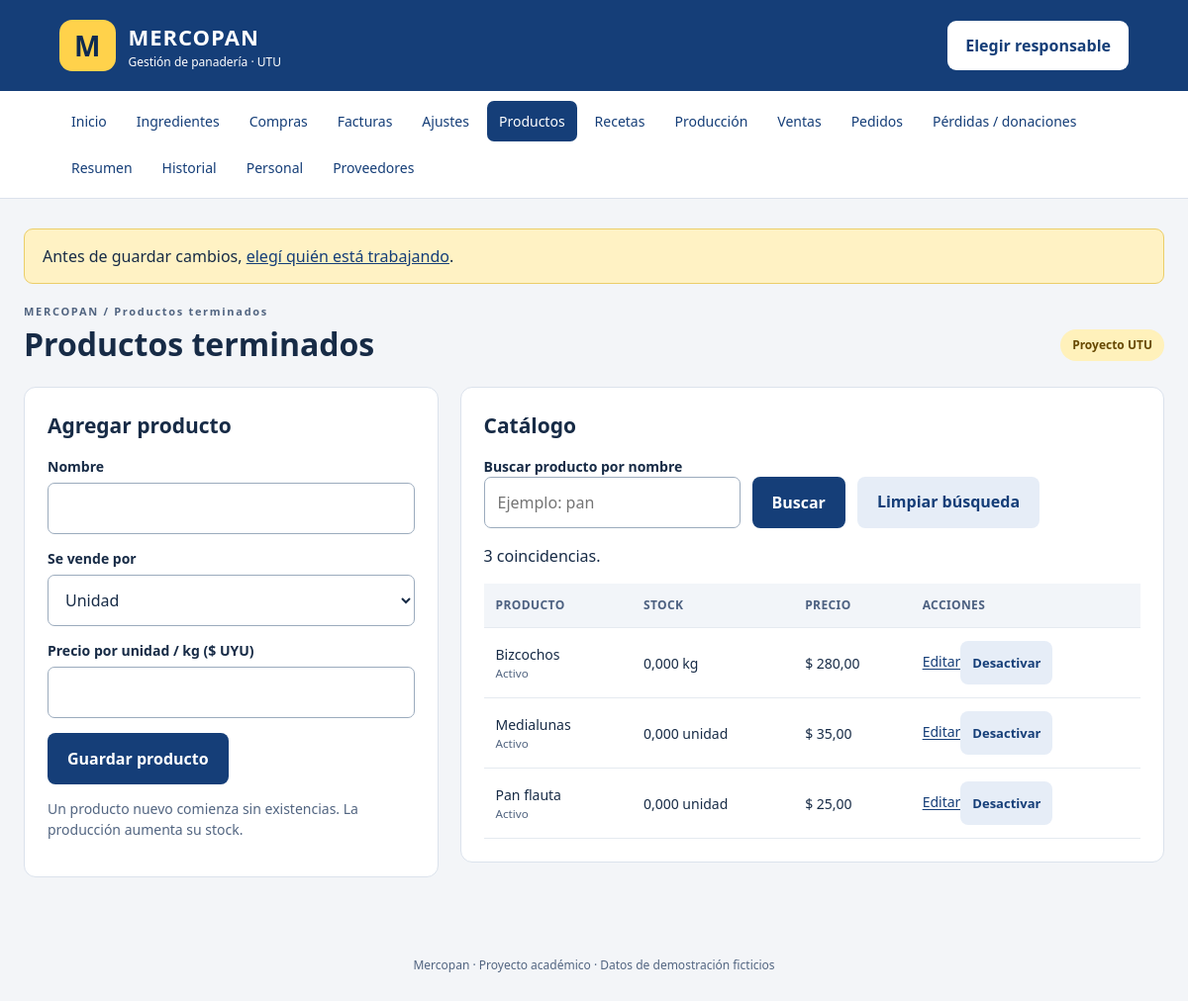
The page /productos.php on the database its author committed.
### tables this page shows
CREATE TABLE IF NOT EXISTS productos (
 id INT AUTO_INCREMENT PRIMARY KEY, nombre VARCHAR(100) NOT NULL UNIQUE,
 unidad ENUM('kg','unidad') NOT NULL, precio DECIMAL(12,2) NOT NULL,
 stock DECIMAL(12,3) NOT NULL DEFAULT 0, activo TINYINT NOT NULL DEFAULT 1
);

### includes/funciones.php (called while the page is built, shortened)
<?php
require_once __DIR__ . '/config.php';
function conectar(bool $usarBase = true): PDO {
    global $config;
    $dsn = 'mysql:host=' . $config['host'] . ';port=' . $config['puerto'] . ';charset=utf8mb4';
    if ($usarBase) $dsn .= ';dbname=' . $config['base'];
    $pdo = new PDO($dsn, $config['usuario'], $config['clave'], [
        PDO::ATTR_ERRMODE => PDO::ERRMODE_EXCEPTION,
        PDO::ATTR_DEFAULT_FETCH_MODE => PDO::FETCH_ASSOC,
        PDO::ATTR_EMULATE_PREPARES => false
    ]);
    $pdo->exec("SET time_zone = '-03:00'");
    return $pdo;
}
function db(): PDO {
    static $pdo;
    if (!$pdo) $pdo = conectar();
    return $pdo;
}
function consulta(string $sql, array $datos = []): PDOStatement {
    $q = db()->prepare($sql); $q->execute($datos); return $q;
}
function e($valor): string { return htmlspecialchars((string)$valor, ENT_QUOTES, 'UTF-8'); }
function n($valor, int $decimales = 3): string {
    return number_format((float)$valor, $decimales, ',', '.');
}
function valor(string $campo, $defecto = ''): string { return e($_POST[$campo] ?? $defecto); }

### includes/busqueda_catalogo.php (called while the page is built, shortened)
<?php
function filtroCatalogo(string $tabla, array $datos): array {
    $buscar = $datos['buscar'] ?? '';
    $buscar = trim($buscar);
    return compact('buscar','sql','params');
}
function buscarCatalogo(string $tabla, array $datos): array {
    $filtro = filtroCatalogo($tabla, $datos);
    return ['buscar'=>$filtro['buscar'], 'filas'=>consulta($filtro['sql'], $filtro['params'])->fetchAll()];
}

### productos.php (the view, shortened to what this page needs)
<?php require 'includes/inicio.php';
$editar=consulta('SELECT * FROM productos WHERE id=?',[(int)($_GET['editar'] ?? 0)])->fetch() ?: [];
require_once 'includes/busqueda_catalogo.php';
$buscar = ''; $filas = [];
try { ['buscar'=>$buscar, 'filas'=>$filas] = buscarCatalogo('productos', $_GET); }
catch (Throwable $ex) { $error = mensajeError($ex); }
$titulo='Productos terminados';require 'includes/header.php'; ?>
<div class="dos"><section class="panel"><h2><?= $editar?'Editar producto':'Agregar producto' ?></h2><form method="post"><?php formulario(); ?><input type="hidden" name="id" value="<?= e($editar['id'] ?? 0) ?>">
<label for="nombre">Nombre</label><input id="nombre" name="nombre" maxlength="100" required value="<?= valor('nombre',$editar['nombre'] ?? '') ?>">
<?php if(!$editar): ?><label for="unidad">Se vende por</label><select id="unidad" name="unidad"><option value="unidad">Unidad</option><option value="kg">Kilogramo</option></select><?php else: ?><p>Unidad fija: <?= e($editar['unidad']) ?></p><?php endif; ?>
<label for="precio">Precio por unidad / kg ($ UYU)</label><input id="precio" name="precio" type="number" min="0.01" max="999999" step="0.01" required value="<?= valor('precio',$editar['precio'] ?? '') ?>"><button type="submit">Guardar producto</button><?php if($editar): ?><a class="boton secundario" href="productos.php">Cancelar</a><?php endif; ?></form><p class="ayuda">Un producto nuevo comienza sin existencias. La producción aumenta su stock.</p></section>
<section class="panel"><h2>Catálogo</h2>
<form method="get" class="filtros"><div><label for="buscar">Buscar producto por nombre</label><input id="buscar" name="buscar" maxlength="100" value="<?= e($buscar) ?>" placeholder="Ejemplo: pan"></div><button>Buscar</button><a class="boton secundario" href="productos.php">Limpiar búsqueda</a></form>
<p role="status"><?= count($filas) ?> coincidencias<?= $buscar!==''?' para «'.e($buscar).'»':'' ?>.</p>
<div class="tabla"><table><thead><tr><th>Producto</th><th>Stock</th><th>Precio</th><th>Acciones</th></tr></thead><tbody>
<?php foreach($filas as $r): ?><tr><td><?= e($r['nombre']) ?><small><?= $r['activo']?'Activo':'Inactivo' ?></small></td><td><?= n($r['stock']) ?> <?= e($r['unidad']) ?></td><td>$ <?= n($r['precio'],2) ?></td><td><a href="?<?= e(http_build_query(['editar'=>$r['id'],'buscar'=>$buscar])) ?>">Editar</a><form class="enlinea" method="post" data-confirmar="¿Cambiar el estado del producto?"><button class="secundario" type="submit"><?= $r['activo']?'Desactivar':'Activar' ?></button></form></td></tr><?php endforeach; ?></tbody></table></div></section></div>
<?php require 'includes/footer.php'; ?>

### assets/estilos.css (style rules this page uses)
:root { --azul:#153e78;--oscuro:#0e2a51;--amarillo:#ffd24b;--fondo:#f3f5f8;--borde:#dbe2ec;--texto:#172b46 }
* { box-sizing:border-box }
body { margin:0;background:var(--fondo);color:var(--texto);font:16px/1.5 system-ui,-apple-system,Segoe UI,sans-serif }
a { color:var(--azul) }
h2 { font-size:21px;margin:0 0 15px }
.dos { display:grid;grid-template-columns:minmax(260px,1fr) minmax(360px,1.7fr);gap:22px;align-items:start }
.tarjeta,section.panel { background:white;border:1px solid var(--borde);border-radius:12px;padding:23px;margin-bottom:20px }
.ayuda { font-size:14px;color:#526581 }
label { display:block;font-weight:650;font-size:14px;margin:14px 0 6px }
input,select,textarea,button,.boton { font:inherit }
input,select,textarea { width:100%;padding:13px;border:1px solid #9babbd;border-radius:7px;background:#fff;color:var(--texto);min-height:49px }
button,.boton { display:inline-block;min-height:52px;padding:13px 20px;border:0;border-radius:8px;background:var(--azul);color:#fff;cursor:pointer;font-weight:700;text-decoration:none;text-align:center;margin-top:15px }
.secundario { background:#e6edf7;color:var(--azul) }
.tabla { overflow-x:auto }
table { width:100%;border-collapse:collapse;font-size:14px }
th,td { text-align:left;padding:13px 12px;border-bottom:1px solid #e5eaf0;vertical-align:middle }
th { background:#f2f5f9;color:#4c6080;font-size:12px;text-transform:uppercase;letter-spacing:.4px }
td small { display:block;color:#526581 }
.enlinea { display:inline }
.enlinea button { margin:0;min-height:44px;padding:8px 12px;font-size:13px }
.filtros { display:flex;gap:12px;align-items:end;flex-wrap:wrap }
.filtros label { margin:0 }
.filtros button { margin:0 }
.dos>* , .grid>* { min-width:0 }
input,select,textarea { min-width:0;max-width:100% }

### rows shown on the page
productos: nombre "Bizcochos", activo "Activo", stock "0,000", unidad "kg", precio "280,00"
productos: nombre "Medialunas", activo "Activo", stock "0,000", unidad "unidad", precio "35,00"
productos: nombre "Pan flauta", activo "Activo", stock "0,000", unidad "unidad", precio "25,00"

### other values the page prints
$nombre "Inicio"
$nombre "Ingredientes"
$nombre "Compras"
$nombre "Facturas"
$nombre "Ajustes"
$nombre "Productos"
$nombre "Recetas"
$nombre "Producción"
$nombre "Ventas"
$nombre "Pedidos"
$nombre "Pérdidas / donaciones"
$nombre "Resumen"
$nombre "Historial"
$nombre "Personal"
$nombre "Proveedores"
